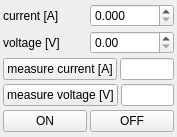
<?xml version="1.0" encoding="UTF-8"?>
<ui version="4.0">
 <class>Form</class>
 <widget class="QWidget" name="Form">
  <property name="geometry">
   <rect>
    <x>0</x>
    <y>0</y>
    <width>177</width>
    <height>137</height>
   </rect>
  </property>
  <property name="windowTitle">
   <string>tenma 72-2705</string>
  </property>
  <layout class="QVBoxLayout" name="verticalLayout">
   <property name="spacing">
    <number>3</number>
   </property>
   <property name="leftMargin">
    <number>3</number>
   </property>
   <property name="topMargin">
    <number>3</number>
   </property>
   <property name="rightMargin">
    <number>3</number>
   </property>
   <property name="bottomMargin">
    <number>3</number>
   </property>
   <item>
    <layout class="QHBoxLayout" name="horizontalLayout">
     <item>
      <widget class="QLabel" name="label">
       <property name="text">
        <string>current [A]</string>
       </property>
      </widget>
     </item>
     <item>
      <widget class="QDoubleSpinBox" name="current_doubleSpinBox">
       <property name="decimals">
        <number>3</number>
       </property>
       <property name="maximum">
        <double>3.000000000000000</double>
       </property>
       <property name="singleStep">
        <double>0.100000000000000</double>
       </property>
      </widget>
     </item>
    </layout>
   </item>
   <item>
    <layout class="QHBoxLayout" name="horizontalLayout_2">
     <item>
      <widget class="QLabel" name="label_2">
       <property name="text">
        <string>voltage [V]</string>
       </property>
      </widget>
     </item>
     <item>
      <widget class="QDoubleSpinBox" name="voltage_doubleSpinBox">
       <property name="decimals">
        <number>2</number>
       </property>
       <property name="maximum">
        <double>30.000000000000000</double>
       </property>
       <property name="singleStep">
        <double>0.100000000000000</double>
       </property>
       <property name="value">
        <double>0.000000000000000</double>
       </property>
      </widget>
     </item>
    </layout>
   </item>
   <item>
    <layout class="QHBoxLayout" name="horizontalLayout_4">
     <item>
      <widget class="QPushButton" name="measure_current_pushButton">
       <property name="text">
        <string>measure current [A]</string>
       </property>
      </widget>
     </item>
     <item>
      <widget class="QLineEdit" name="measured_current_lineEdit">
       <property name="maxLength">
        <number>8</number>
       </property>
      </widget>
     </item>
    </layout>
   </item>
   <item>
    <layout class="QHBoxLayout" name="horizontalLayout_5">
     <item>
      <widget class="QPushButton" name="measure_voltage_pushButton">
       <property name="text">
        <string>measure voltage [V]</string>
       </property>
      </widget>
     </item>
     <item>
      <widget class="QLineEdit" name="measured_voltage_lineEdit">
       <property name="maxLength">
        <number>8</number>
       </property>
      </widget>
     </item>
    </layout>
   </item>
   <item>
    <layout class="QHBoxLayout" name="horizontalLayout_3">
     <property name="spacing">
      <number>3</number>
     </property>
     <item>
      <widget class="QPushButton" name="on_pushButton">
       <property name="text">
        <string>ON</string>
       </property>
       <property name="checkable">
        <bool>true</bool>
       </property>
      </widget>
     </item>
     <item>
      <widget class="QPushButton" name="off_pushButton">
       <property name="text">
        <string>OFF</string>
       </property>
      </widget>
     </item>
    </layout>
   </item>
  </layout>
 </widget>
 <resources/>
 <connections/>
</ui>
